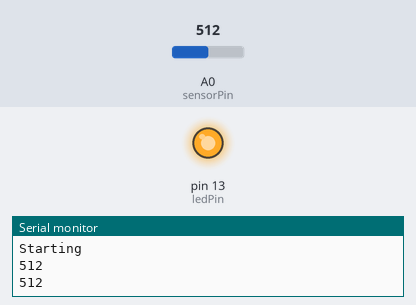
Simulated run of this sketch. Board: Arduino Uno, built with avr-gcc and run on an emulated ATmega328P. On the bench: output pins drawn as LEDs (lit = HIGH), the last lines printed to the serial monitor. Inputs (shaded band) come from the test bench; at power-on: A0 (sensorPin) = 512.

Above: at 1.2 s.
1.3 s: A0 (sensorPin) set to 122
4.8 s: A0 (sensorPin) set to 0
At 6.0 s:
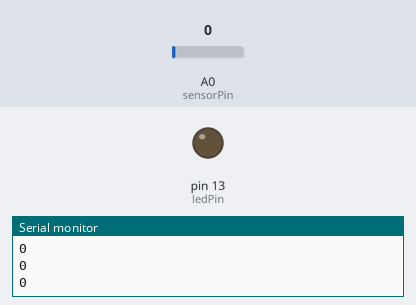
6.3 s: A0 (sensorPin) set to 110
At 6.58 s:
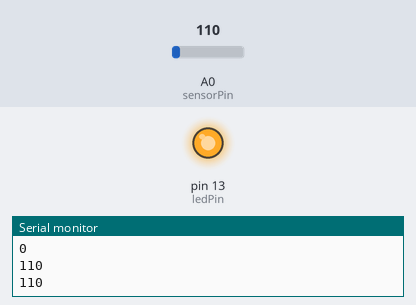
Timing chart, 0 to 15.8 s (numbered marks = the images above; inputs shaded):
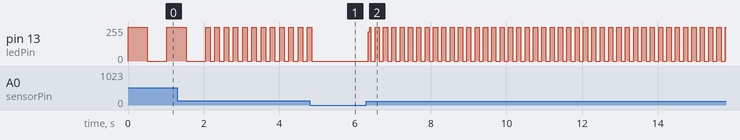

The sketch:

analogBlock.ino
```cpp
int sensorPin = A0;    // select the input pin for the potentiometer
int ledPin = 13;      // select the pin for the LED
int sensorValue = 0;  // variable to store the value coming from the sensor

void setup() {
  Serial.begin(9600);
  // declare the ledPin as an OUTPUT:
  pinMode(ledPin, OUTPUT);
  sensorValue = analogRead(sensorPin);
  Serial.println("Ready");
  while(sensorValue < 100){} // <-- Block everything if we short A0 to GND
  Serial.println("Starting");
}

void loop() {
  // read the value from the sensor:
  sensorValue = analogRead(sensorPin);
  Serial.println(sensorValue);
  // turn the ledPin on
  digitalWrite(ledPin, HIGH);
  // stop the program for <sensorValue> milliseconds:
  delay(sensorValue);
  // turn the ledPin off:
  digitalWrite(ledPin, LOW);
  // stop the program for for <sensorValue> milliseconds:
  delay(sensorValue);
}
```

Measured:
- after the input at 4.8 s, pin 13 (ledPin): goes on until 4.9 s, then stays 0/255
- after the input at 6.3 s, pin 13 (ledPin): 0/255 → 220/255 at once, then moves between 0/255 and 255/255, repeating every 1.1 s
- by itself, pin 13 (ledPin): repeats every 0.24 s: 255/255 0.12 s, 0/255 0.12 s
